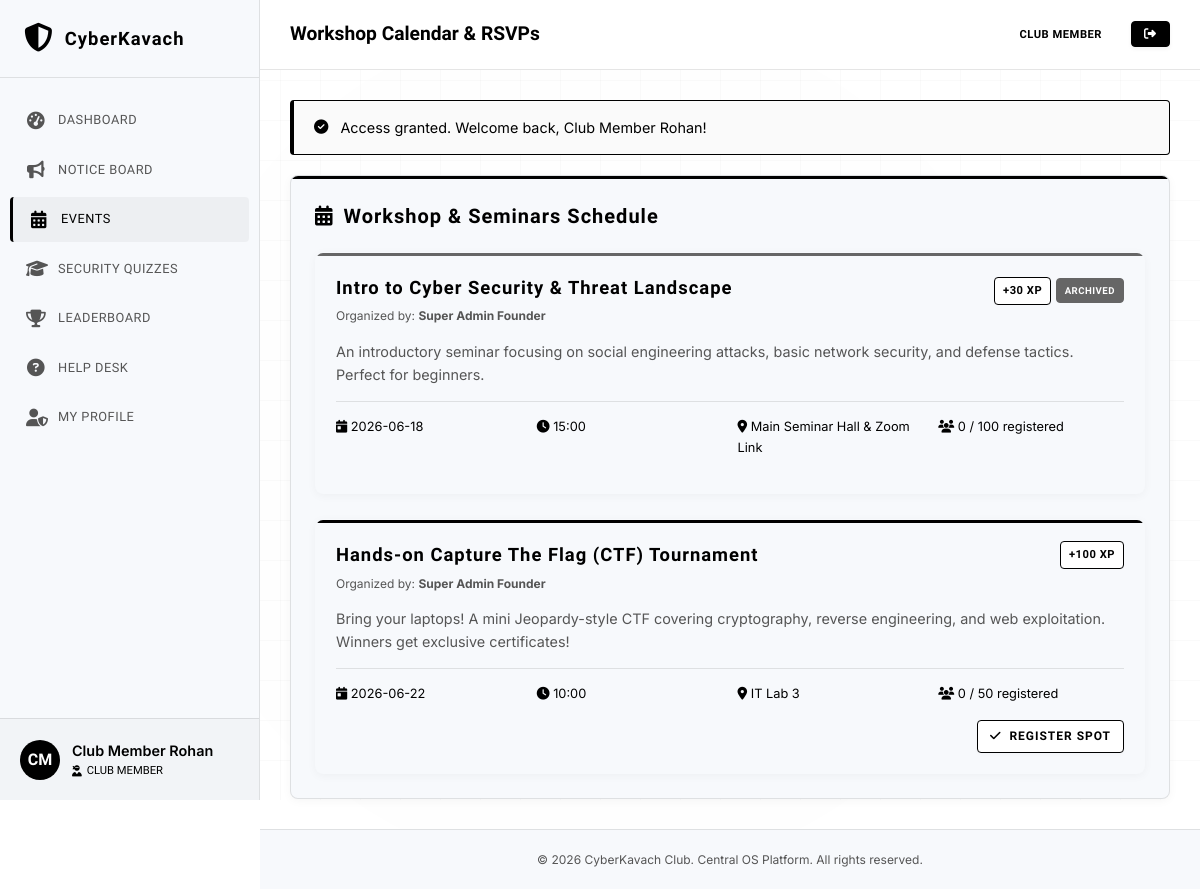
The page /events.php (signed in) on the database its author committed.
### tables this page shows
CREATE TABLE events (
            id INTEGER PRIMARY KEY AUTOINCREMENT,
            title TEXT NOT NULL,
            description TEXT NOT NULL,
            date TEXT NOT NULL,
            time TEXT NOT NULL,
            location TEXT NOT NULL,
            max_participants INTEGER NOT NULL,
            points_reward INTEGER DEFAULT 0,
            created_by INTEGER,
            status TEXT NOT NULL DEFAULT 'Approved',
            checkin_code TEXT,
            checkin_active INTEGER DEFAULT 0,
            created_at DATETIME DEFAULT CURRENT_TIMESTAMP,
            FOREIGN KEY (created_by) REFERENCES users(id) ON DELETE SET NULL
        );

### config.php (called while the page is built, shortened)
<?php
function sanitize($data) {
    return htmlspecialchars(trim($data), ENT_QUOTES, 'UTF-8');
}
function is_logged_in() {
    return isset($_SESSION['user_id']);
}
function get_user_role() {
    return $_SESSION['user_role'] ?? null;
}
function has_role($role) {
    $current_role = get_user_role();
    if ($role === 'Admin') {
        return $current_role === 'Faculty Coordinator';
    }
    if ($role === 'Core') {
        return in_array($current_role, ['Faculty Coordinator', 'Student Coordinator']);
    }
    $roles_hierarchy = [
        'Student/Participant' => 1,
        'Club Member'         => 2,
        'Social Media Coord.' => 3,
        'Content Coordinator' => 4,
        'Tech Coordinator'    => 5,
        'Student Coordinator' => 6,
        'Faculty Coordinator' => 7
    ];
    $current_weight = $roles_hierarchy[$current_role] ?? 0;
    $required_weight = $roles_hierarchy[$role] ?? 0;
    return $current_weight >= $required_weight;
}
?>

### events.php (the view, shortened to what this page needs)
<?php
require_once __DIR__ . '/config.php';
require_once __DIR__ . '/db.php';
$user_id = $_SESSION['user_id'];
try {
    $where_clause = has_role('Core') ? "" : "WHERE e.status = 'Approved'";
    $stmtEvents = $db->query("
        SELECT e.*, u.name as organizer_name,
        (SELECT COUNT(*) FROM registrations WHERE event_id = e.id) as rsvp_count,
        (SELECT status FROM registrations WHERE event_id = e.id AND user_id = " . intval($user_id) . ") as my_rsvp_status
        FROM events e
        LEFT JOIN users u ON e.created_by = u.id
        $where_clause
        ORDER BY e.date ASC, e.time ASC
    ");
    $events = $stmtEvents->fetchAll();
} catch (PDOException $e) {
    $events = [];
}
include __DIR__ . '/includes/header.php';
?>
<div class="dashboard-layout" style="grid-template-columns: <?php echo has_role('Core') ? '1.2fr 0.8fr' : '1fr'; ?>;">
    <div>
        <div class="card">
            <h3 class="card-title text-cyan"><i class="fa-solid fa-calendar-days"></i> Workshop & Seminars Schedule</h3>
            <?php if (!empty($events)): ?>
                <div style="display:flex; flex-direction:column; gap:25px; margin-top:20px;">
                    <?php foreach ($events as $event): ?>
                        <?php
                        $is_past = strtotime($event['date']) < strtotime(date('Y-m-d'));
                        $is_registered = !empty($event['my_rsvp_status']);
                        ?>
                        <div class="card <?php echo $is_past ? 'card-pink' : 'card-success'; ?>" style="padding: 20px; border-width: 1px; border-color: rgba(255,255,255,0.05);">
                            <div style="display: flex; justify-content: space-between; align-items: flex-start; gap: 10px; margin-bottom: 12px;">
                                <div>
                                    <h4 style="margin:0; font-size:1.15rem;"><?php echo sanitize($event['title']); ?></h4>
                                    <span style="font-size:0.75rem; color:var(--text-muted);">Organized by: <strong><?php echo sanitize($event['organizer_name'] ?? 'Core Committee'); ?></strong></span>
                                </div>
                                <div style="text-align: right;">
                                    <span class="badge badge-member">+<?php echo $event['points_reward']; ?> XP</span>
                                    <?php if ($is_past): ?>
                                        <div class="badge badge-status-suspended" style="margin-top: 5px; font-size:0.6rem;">Archived</div>
                                    <?php elseif ($event['status'] === 'Pending Approval'): ?>
                                        <div class="badge badge-status-pending" style="margin-top: 5px; font-size:0.6rem;">Proposed</div>
                                    <?php endif; ?>
                                </div>
                            </div>
                            <p style="color:var(--text-muted); font-size: 0.9rem; margin-bottom: 15px;"><?php echo sanitize($event['description']); ?></p>
                            <div style="display:grid; grid-template-columns: repeat(auto-fit, minmax(130px, 1fr)); gap: 15px; font-size: 0.8rem; border-top: 1px solid var(--border-glow); padding-top: 15px; margin-bottom: 15px;">
                                <div><i class="fa-solid fa-calendar-day text-cyan"></i> <?php echo sanitize($event['date']); ?></div>
                                <div><i class="fa-solid fa-clock text-cyan"></i> <?php echo sanitize($event['time']); ?></div>
                                <div><i class="fa-solid fa-location-dot text-cyan"></i> <?php echo sanitize($event['location']); ?></div>
                                <div><i class="fa-solid fa-users text-cyan"></i> <?php echo $event['rsvp_count'] . ' / ' . $event['max_participants']; ?> registered</div>
                            </div>
                            <div style="display: flex; justify-content: space-between; align-items: center; gap: 10px;">
                                <div style="display: flex; flex-wrap: wrap; gap: 10px;">
                                    <?php if (!$is_past && $event['status'] === 'Approved'): ?>
                                        <?php if ($is_registered): ?>
                                            <?php if ($event['my_rsvp_status'] !== 'Attended'): ?>
                                                <a href="events.php?cancel_rsvp=<?php echo $event['id']; ?>&csrf_token=<?php echo $_SESSION['csrf_token']; ?>" class="btn btn-danger" style="padding:6px 12px; font-size:0.75rem;"><i class="fa-solid fa-xmark"></i> Cancel RSVP</a>
                                            <?php endif; ?>
                                        <?php else: ?>
                                            <?php if ($event['rsvp_count'] < $event['max_participants']): ?>
                                                <a href="events.php?rsvp=<?php echo $event['id']; ?>&csrf_token=<?php echo $_SESSION['csrf_token']; ?>" class="btn btn-success" style="padding:6px 12px; font-size:0.75rem;"><i class="fa-solid fa-check"></i> Register Spot</a>
                                            <?php else: ?>
                                                <span class="text-pink" style="font-size:0.8rem; font-weight:600;"><i class="fa-solid fa-triangle-exclamation"></i> Event Full</span>
                                            <?php endif; ?>
                                        <?php endif; ?>
                                    <?php endif; ?>
                                </div>
                            </div>
                        </div>
                    <?php endforeach; ?>
                </div>
            <?php endif; ?>
        </div>
    </div>
</div>
<?php include __DIR__ . '/includes/footer.php'; ?>

### style.css (style rules this page uses)
:root { --bg-main: #ffffff; --bg-surface: #f7f9fc; --bg-surface-elevated: #eef2f6; --color-primary: #000000; --color-secondary: #666666; --color-accent: #000000; --color-success: #000000; --color-warning: #666666; --text-primary: #000000; --text-muted: #555555; --text-dark: #ffffff; --border-glow: rgba(0, 0, 0, 0.1); --border-glow-hover: rgba(0, 0, 0, 0.25); --font-heading: 'Orbitron', sans-serif; --font-body: 'Inter', sans-serif; --transition-fast: 0.2s cubic-bezier(0.4, 0, 0.2, 1); --transition-normal: 0.3s cubic-bezier(0.4, 0, 0.2, 1); --shadow-cyber: 0 4px 12px rgba(0, 0, 0, 0.05); --shadow-cyber-pink: 0 4px 12px rgba(0, 0, 0, 0.05); --shadow-cyber-success: 0 4px 12px rgba(0, 0, 0, 0.05); }
* { margin: 0; padding: 0; box-sizing: border-box; }
body { background-color: var(--bg-main); color: var(--text-primary); font-family: var(--font-body); line-height: 1.6; overflow-x: hidden; }
body::before { content: ''; position: fixed; top: 0; left: 0; width: 100vw; height: 100vh; background-image: linear-gradient(rgba(0, 0, 0, 0.02) 1px, transparent 1px), linear-gradient(90deg, rgba(0, 0, 0, 0.02) 1px, transparent 1px); background-size: 40px 40px; z-index: -2; pointer-events: none; }
body::after { content: ''; position: fixed; top: 50%; left: 50%; width: 120vw; height: 120vh; transform: translate(-50%, -50%); background: radial-gradient(circle, rgba(0, 0, 0, 0.01) 0%, transparent 60%); z-index: -1; pointer-events: none; }
a { color: var(--color-primary); text-decoration: none; transition: var(--transition-fast); }
h1, h2, h3, h4, h5, h6 { font-family: var(--font-heading); letter-spacing: 1px; margin-bottom: 0.5em; color: var(--text-primary); }
.text-cyan { color: var(--color-primary) !important; }
.btn { display: inline-flex; align-items: center; justify-content: center; gap: 8px; font-family: var(--font-heading); font-size: 0.85rem; font-weight: 600; padding: 10px 20px; border-radius: 4px; border: 1px solid transparent; cursor: pointer; transition: var(--transition-normal); letter-spacing: 1px; text-transform: uppercase; }
.btn-success { background: #ffffff; border-color: #000000; color: #000000; box-shadow: 0 2px 4px rgba(0, 0, 0, 0.02); }
.card { background: var(--bg-surface); border: 1px solid var(--border-glow); border-radius: 8px; padding: 24px; box-shadow: 0 2px 10px rgba(0, 0, 0, 0.04); position: relative; overflow: hidden; transition: var(--transition-normal); }
.card::before { content: ''; position: absolute; top: 0; left: 0; width: 100%; height: 3px; background: #000000; }
.card.card-pink::before { background: #666666; }
.card.card-success::before { background: #000000; }
.card-title { font-size: 1.25rem; font-weight: 600; margin-bottom: 15px; display: flex; align-items: center; gap: 10px; }
.dashboard-layout { display: grid; grid-template-columns: 2fr 1fr; gap: 30px; }
.badge { display: inline-block; padding: 4px 8px; border-radius: 4px; font-size: 0.7rem; font-weight: 700; text-transform: uppercase; letter-spacing: 0.5px; font-family: var(--font-heading); border: 1px solid transparent; }
.badge-member { background: #ffffff; color: #000000; border-color: #000000; }
.badge-status-suspended, .badge-status-absent { background: #666666; color: #ffffff; border-color: #666666; }

### rows shown on the page
events: title "Intro to Cyber Security & Threat Landscape", organizer_name "Super Admin Founder", points_reward "30", shows "ARCHIVED", description "An introductory seminar focusing on social engineering attacks, basic network security, and defense tactics. Perfect for beginners.", date "2026-06-18", time "15:00", location "Main Seminar Hall & Zoom Link", rsvp_count "0", max_participants "100"
events: title "Hands-on Capture The Flag (CTF) Tournament", organizer_name "Super Admin Founder", points_reward "100", description "Bring your laptops! A mini Jeopardy-style CTF covering cryptography, reverse engineering, and web exploitation. Winners get exclusive certificates!", date "2026-06-22", time "10:00", location "IT Lab 3", rsvp_count "0", max_participants "50"

### other values the page prints
$initials "CM"
$user_name "Club Member Rohan"
$user_role "CLUB MEMBER"
$page_heading "Workshop Calendar & RSVPs"
get_user_role() "CLUB MEMBER"
$flash['message'] "Access granted. Welcome back, Club Member Rohan!"
